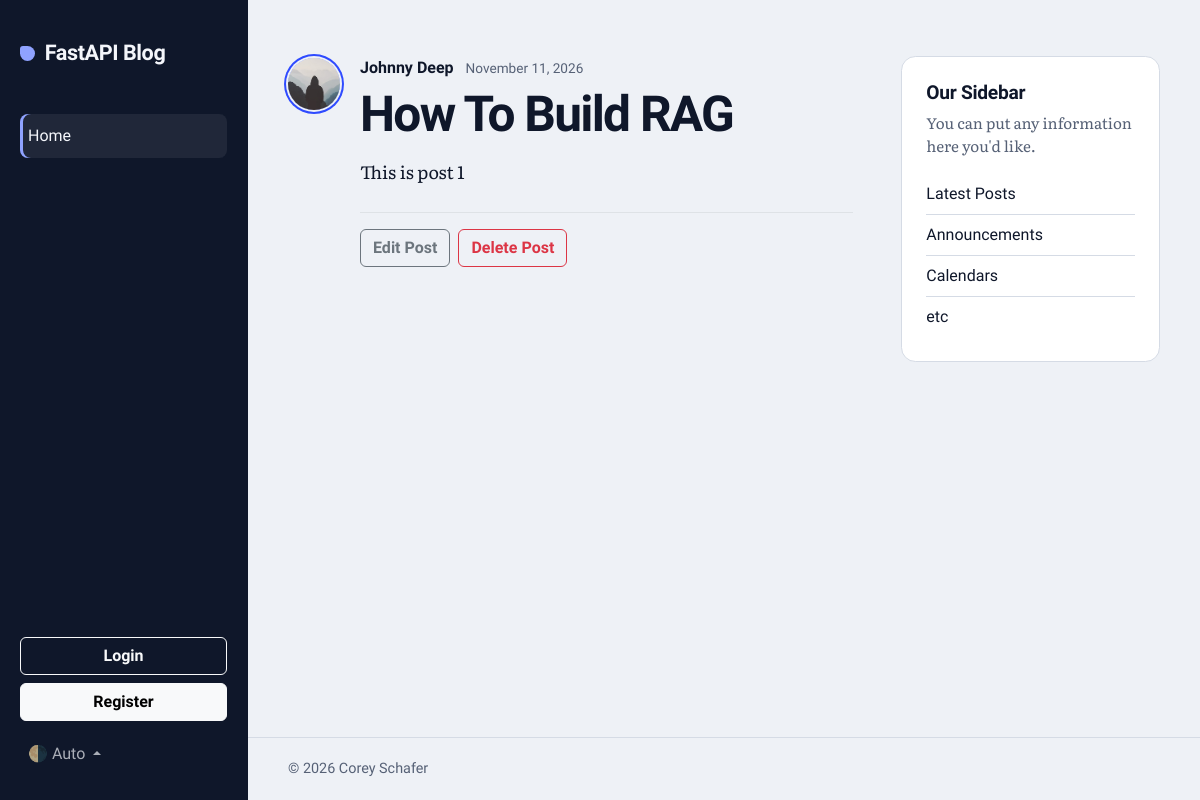
Before: /posts/1 with the older database file.
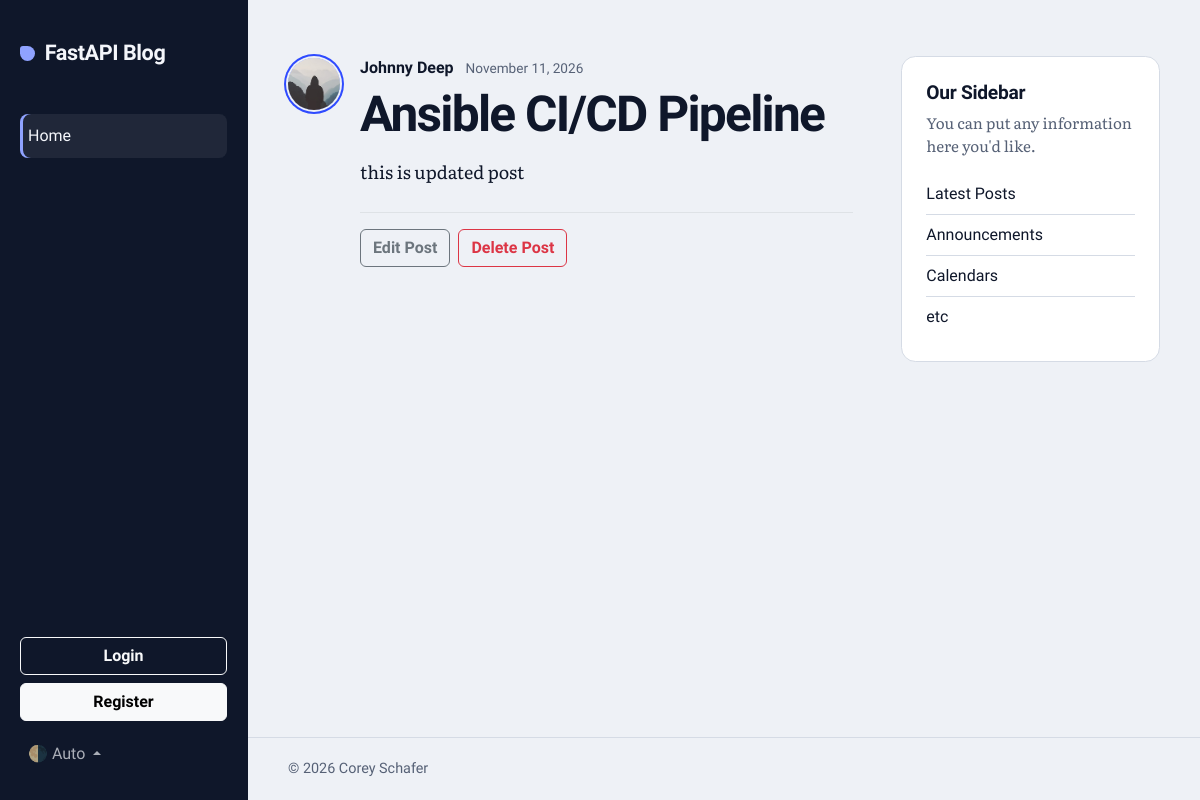
After: the same page with the newer database file.
### models.py (models this page shows)
class Post(Base):
    __tablename__ = "posts"
    id: Mapped[int] = mapped_column(Integer, primary_key=True, index=True)
    title: Mapped[str] = mapped_column(String(100), nullable=False)
    content: Mapped[str] = mapped_column(Text, nullable=False)
    user_id: Mapped[int] = mapped_column(
        ForeignKey("users.id"),
        nullable=False,
        index=True
    )
    date_posted: Mapped[datetime] = mapped_column(
        DateTime(timezone=True),
        default=lambda: datetime.now(UTC),
    )
    author: Mapped[User] = relationship(back_populates="posts")

### main.py (the view)
@app.get("/posts/{post_id}", include_in_schema=False)
def post_page(request: Request, post_id: int, db: DbSession):
    post = db.execute(
        select(models.Post).where(models.Post.id == post_id)
    ).scalars().first()
    if not post:
        raise HTTPException(
            status_code=status.HTTP_404_NOT_FOUND,
            detail=f"Post with id {post_id} not found"
        )
    return templates.TemplateResponse(
        request=request,
        name="post.html",
        context={"post": post, "title": post.title[:50]}
    )

### templates/post.html (shortened to what this page needs)
{% extends "layout.html" %}
{% block content %}
<article class="post post-detail">
    <img class="article-img" src="{{ post.author.image_path }}"
        alt="{{ post.author.username }}'s profile picture" width="52" height="52" loading="lazy">
    <div class="post-body">
        <div class="article-metadata">
            <a class="article-author" href="{{ url_for('user_posts', user_id=post.author.id) }}">{{ post.author.username }}</a>
            <small class="article-date">{{ post.date_posted.strftime('%B %d, %Y') }}</small>
        </div>
        <h1 class="post-heading">{{ post.title }}</h1>
        <p class="article-content">{{ post.content }}</p>
        <div class="post-actions d-flex flex-wrap gap-2 mt-4 pt-3 border-top">
            <a class="btn btn-outline-secondary" href="#">Edit Post</a>
            <button type="button" class="btn btn-outline-danger" data-bs-toggle="modal"
                data-bs-target="#deleteModal">Delete Post</button>
        </div>
    </div>
</article>
{% endblock content %}

Changed rows visible on the page:
changed Post: title "How To Build RAG" → "Ansible CI/CD Pipeline"; content "This is post 1" → "this is updated post"
